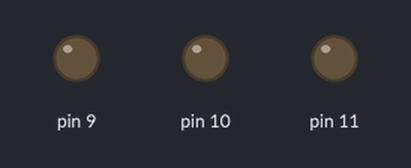
Bench run of a sketch on a simulated Arduino Uno, built with avr-gcc and run on an emulated ATmega328P. Shown: output pins drawn as LEDs (lit = HIGH).

Above: at 1.0 s.
At 5.0 s:
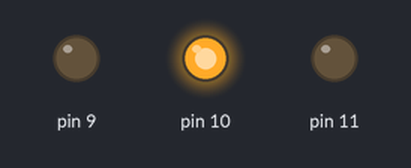
At 7.0 s:
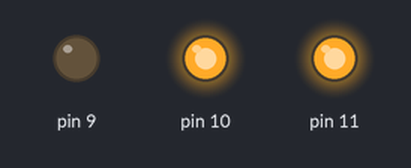
At 9.0 s:
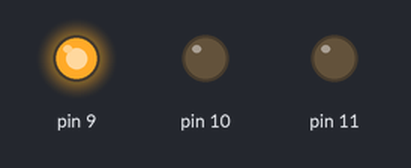
At 13.0 s:
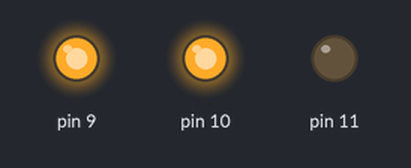
At 19.0 s:
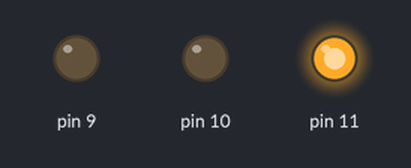
Timing chart, 0 to 20.8 s (numbered marks = the images above):
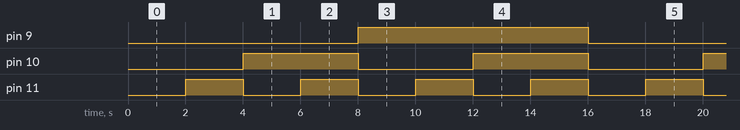

Measured:
- by itself, pin 9: alternates HIGH for 8.0 s and LOW for 8.0 s
- by itself, pin 10: alternates HIGH for 4.0 s and LOW for 4.0 s
- by itself, pin 11: alternates HIGH for 2.0 s and LOW for 2.0 s

The sketch:

task5.ino
```cpp
void setup() {
  // put your setup code here, to run once:
pinMode(9,OUTPUT);
pinMode(10,OUTPUT);
pinMode(11,OUTPUT);
}

void loop() {
  // put your main code here, to run repeatedly:
int i,j,k;
for(i=0;i<2;i++)
{
  for(j=0;j<2;j++)
  {
    for(k=0;k<2;k++)
    {
       digitalWrite(9,i);
       digitalWrite(10,j);
       digitalWrite(11,k);
       delay(2000);
    }
  }
 }
}
```
